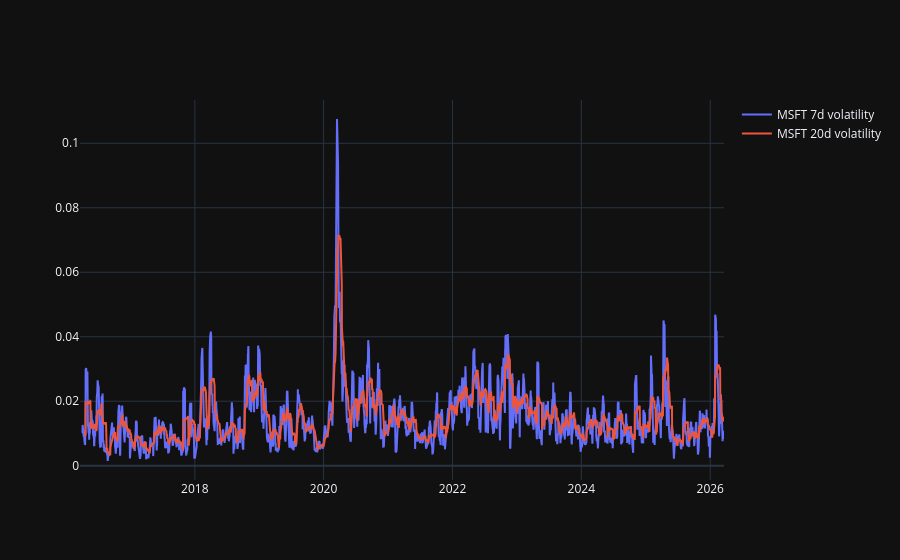

Here is the notebook cell this chart was saved with:
### Code cell
fig=go.Figure()
fig.add_trace(go.Scatter(x=msft_df.index,y=msft_df['Volatility_7d'],mode='lines',name=msft+' 7d volatility'))
fig.add_trace(go.Scatter(x=msft_df.index,y=msft_df['Volatility_20d'],mode='lines',name=msft+" 20d volatility"))
fig.show()

### Figure 1 — Plotly figure (JSON) as saved in the notebook; plotly's stock layout.template omitted (floating-point values rounded to 4 significant figures; data arrays with more than 128 entries replaced by an {"elided": "..."} marker saying what was removed)
{"data": [{"mode": "lines", "name": "MSFT 7d volatility", "x": {"elided": "2515 str values"}, "y": {"elided": "2515 float values"}, "type": "scatter"}, {"mode": "lines", "name": "MSFT 20d volatility", "x": {"elided": "2515 str values"}, "y": {"elided": "2515 float values"}, "type": "scatter"}], "layout": {}}
